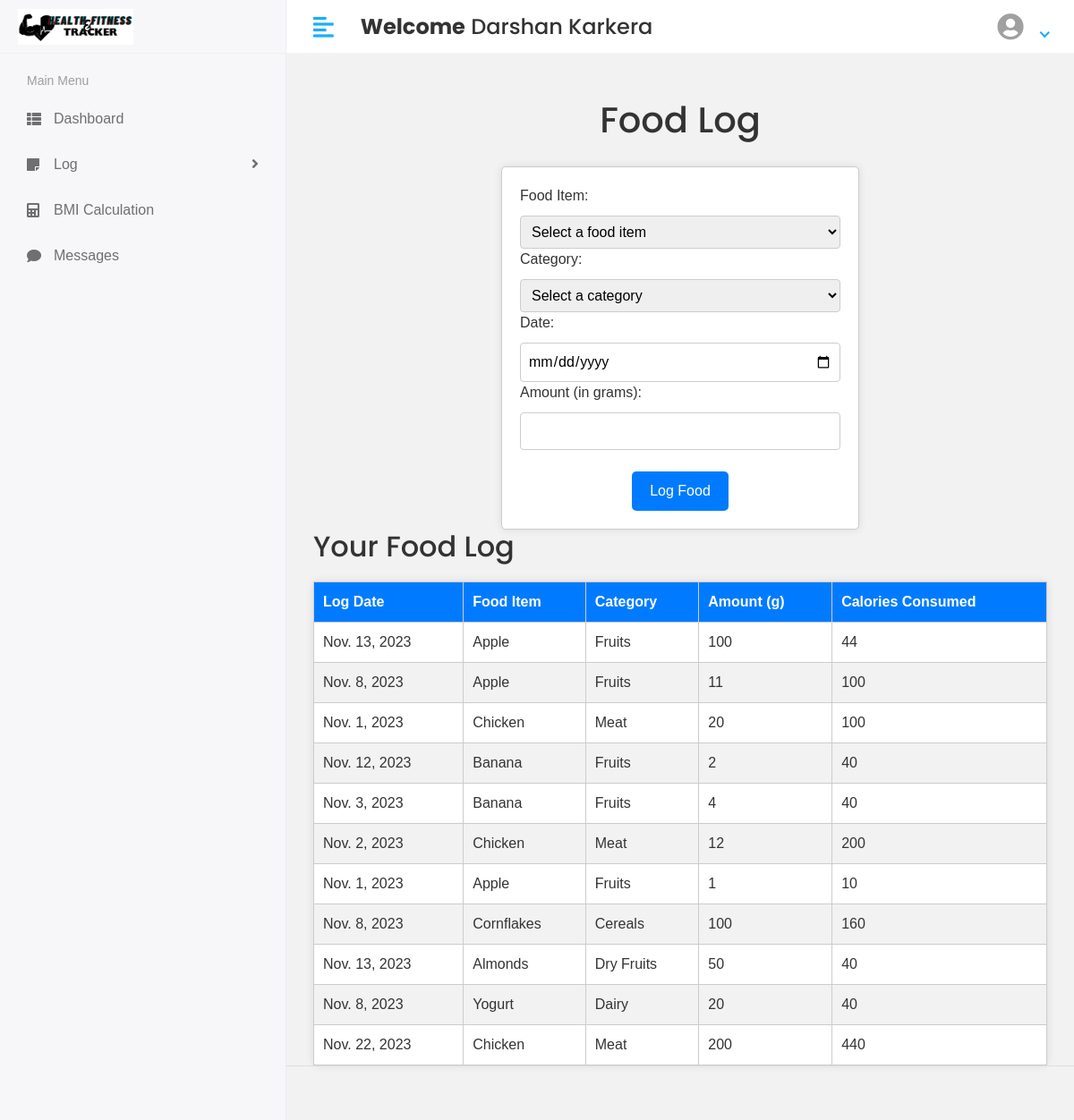
Before: /User/log/food_log (signed in) with the older database file.
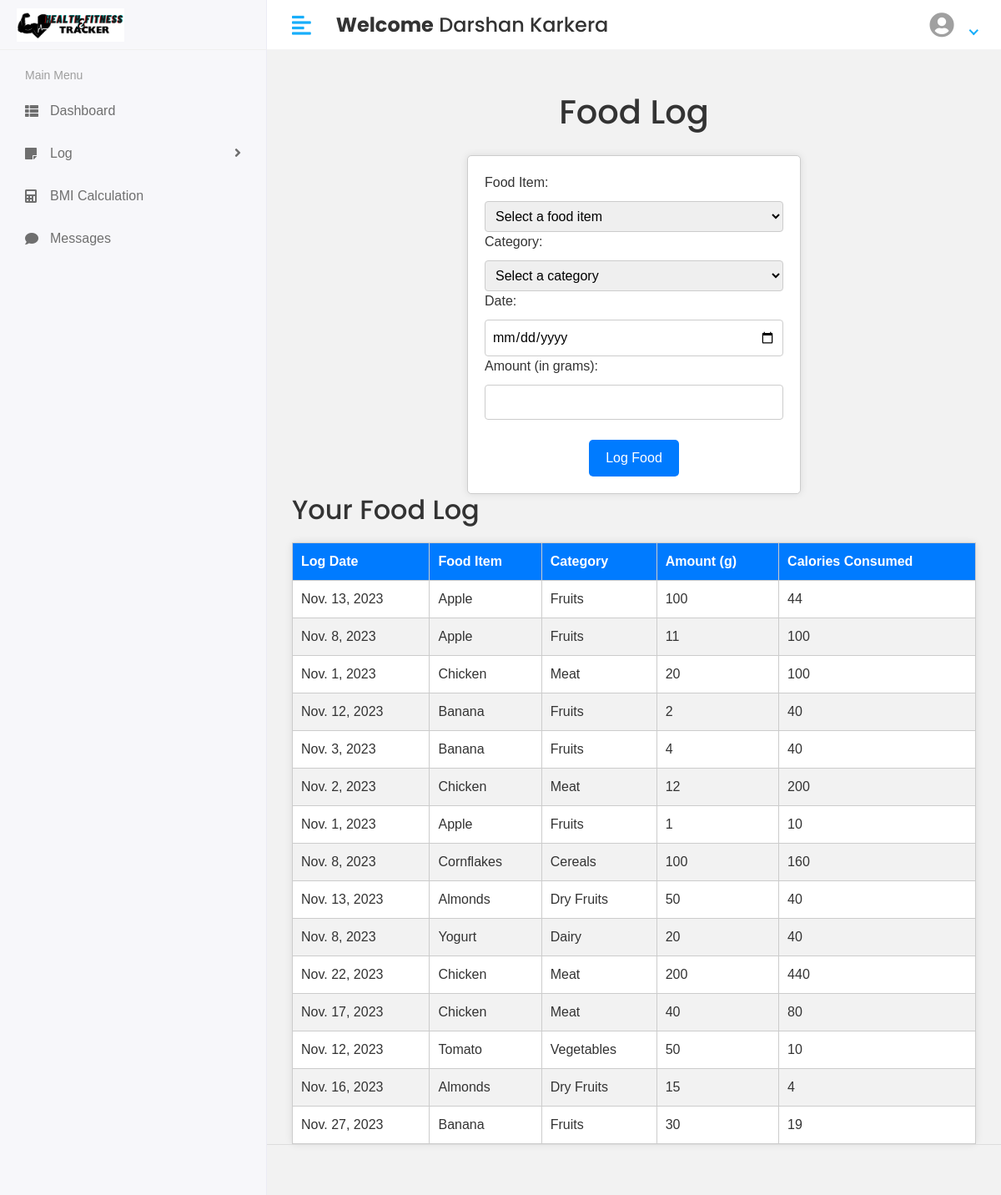
After: the same page with the newer database file.
### app/models.py (models this page shows, shortened)
class CustomUser(AbstractUser):
    USER = (
        ('1', 'USER'),
        ('2', 'TRAINER'),
        ('3', 'ADMIN')
    )
    user_type = models.CharField(choices=USER, max_length=50, default=1)

class FoodLog(models.Model):
    user = models.ForeignKey('CustomUser', on_delete=models.CASCADE)
    food = models.ForeignKey(FoodItem, on_delete=models.CASCADE)
    category = models.ForeignKey(FoodCategory, on_delete=models.CASCADE, null=True, blank=True)
    log_date = models.DateField()
    amount_g = models.PositiveIntegerField()
    calories_consumed = models.PositiveIntegerField()

class FoodItem(models.Model):
    name = models.CharField(max_length=100)
    category = models.ForeignKey(FoodCategory, on_delete=models.CASCADE)
    calories = models.PositiveIntegerField()

class FoodCategory(models.Model):
    category_name = models.CharField(max_length=100)

### health_and_fitness_tracker/user_views.py (the view)
# urls.py: path('User/log/food_log', user_views.FOOD_LOG, name='food_log'),
@login_required(login_url='/')
def FOOD_LOG(request):
    food = FoodLog.objects.all()
    categories = FoodCategory.objects.all()
    food_item = FoodItem.objects.all()
    return render(request, 'User/food_log.html', {
        "food": food,
        "categories": categories,
        "food_item": food_item
    })

### template/User/food_log.html (shortened to what this page needs)
{% extends "base.html" %}
{% load static %}
{% block content %}
    <h1>Food Log</h1>
    <form method="post" action="{% url 'log_food' %}">
        <label for="food">Food Item:</label>
            <select name="food" id="id_food" required>
                <option value="" disabled selected>Select a food item</option>
            </select>
     <label for="category">Category:</label>
        <select name="category" id="id_category" required>
            <option value="" disabled selected>Select a category</option>
        </select>
    <label for="log_date">Date:</label>
        <input type="date" id="log_date" name="log_date" required="required">
        <label for="amount_g">Amount (in grams):</label>
        <input type="number" id="amount_g" name="amount_g" min="0" step="1">
        <br><br>
        <button type="submit">Log Food</button>
    </form>
    <h2>Your Food Log</h2>
    <table>
        <thead>
            <tr>
                <th>Log Date</th>
                <th>Food Item</th>
                <th>Category</th>
                <th>Amount (g)</th>
                <th>Calories Consumed</th>
            </tr>
        </thead>
        <tbody>
            {% for log in food %}
                <tr>
                    <td>{{ log.log_date }}</td>
                    <td>{{ log.food.name }}</td>
                    <td>{{ log.category.category_name }}</td>
                    <td>{{ log.amount_g }}</td>
                    <td>{{ log.calories_consumed }}</td>
                </tr>
            {% endfor %}
        </tbody>
    </table>
{% endblock %}

### template/base.html (shortened to what this page needs)
<!DOCTYPE html>
<html lang="en">
{% load static %}
   <head>
      <link rel="stylesheet" href="{% static 'assets/plugins/bootstrap/css/bootstrap.min.css' %}">
      <link rel="stylesheet" href="{% static 'assets/plugins/fontawesome/css/fontawesome.min.css' %}">
      <link rel="stylesheet" href="{% static 'assets/plugins/fontawesome/css/all.min.css' %}">
      <link rel="stylesheet" href="{% static 'assets/css/style.css' %}">
   </head>
   <body>
   <div class="main-wrapper">
      {% include 'includes/header.html' %}
         {% include 'includes/sidebar.html' %}
      <div class="page-wrapper">
         <div class="content container-fluid">
            {% block content %}
            {% endblock %}
            </div>
         {% include 'includes/footer.html' %}
      </div>
   </div>
   </body>
</html>

### template/includes/header.html (shortened to what this page needs)
{% load static %}
<div class="header">
            <div class="header-left">
               <a href="index.html" class="logo">
               <img src="{% static 'assets/img/TRACKERlogo.png' %}" alt="Logo">
               </a>
            </div>
            <a href="javascript:void(0);" id="toggle_btn">
            <i class="fas fa-align-left"></i>
            </a>
            <div class="top-nav-search mt-3">
               <h4><strong>Welcome</strong>&nbsp;<span>{{user.first_name}} {{ user.last_name }}</span>&nbsp;</h4>
            </div>
            <ul class="nav user-menu">
               <li class="nav-item dropdown has-arrow">
                  <a href="#" class="dropdown-toggle nav-link" data-toggle="dropdown">
                  <span class="user-img" ><i class="fa fa-user-circle" style="font-size:30px;padding:15px 8px 0 0;"></i></span>
                  </a>
               </li>
            </ul>
         </div>

### template/includes/sidebar.html (shortened to what this page needs)
{% load static %}
<div class="sidebar" id="sidebar">
            <div class="sidebar-inner slimscroll">
               <div id="sidebar-menu" class="sidebar-menu">
                  <ul>
                     <li class="menu-title">
                        <span>Main Menu</span>
                     </li>
                     <li>
                        <a href="{% url 'dashboard' %}"><i class="fa fa-th-list"></i> <span>Dashboard</span></a>
                     </li>
                     <li class="submenu">
                        <a href="#"><i class="fa fa-sticky-note"></i> <span> Log</span> <span class="menu-arrow"></span></a>
                     </li>
                     <li>
                        <a href="{% url 'bmi_log' %}"><i class="fa fa-calculator"></i> <span>BMI Calculation</span></a>
                     </li>
                     <li>
                        <a href="event.html"><i class="fas fa-comment"></i> <span>Messages</span></a>
                     </li>
                  </ul>
               </div>
            </div>
         </div>

### template/includes/footer.html
<footer>
            </footer>

### static/assets/css/style.css (style rules this page uses)
html { height: 100%; }
body { background-color: #fff; color: #333; font-family: 'Poppins', sans-serif; font-size: 1rem; height: 100%; line-height: 1.5; overflow-x: hidden; }
h1, h2, h3, h4, h5, h6 { font-family: 'Poppins', sans-serif; margin-top: 0; }
a { color: #009ce7; }
input, button, a { transition: all 0.4s ease; -moz-transition: all 0.4s ease; -o-transition: all 0.4s ease; -ms-transition: all 0.4s ease; -webkit-transition: all 0.4s ease; }
input, input:focus, button, button:focus { outline: none; }
ul, ol { padding: 0px; list-style: none; }
.header { background-color: #fff; border-bottom: 1px solid #f3f3f4; left: 0; position: fixed; right: 0; top: 0; z-index: 1001; height: 60px; }
.header .header-left { float: left; height: 60px; padding: 0 20px; position: relative; width: 320px; z-index: 1; transition: all 0.2s ease-in-out; background-color: #f7f7fa; border-bottom: 1px solid #efefef; border-right: 1px solid #ececf5; display: flex; align-items: center; }
.header .header-left .logo { display: inline-block; line-height: 60px; }
.header .header-left .logo img { max-height: 40px; width: auto; }
.header .dropdown-toggle:after { display: none; }
.header .has-arrow .dropdown-toggle:after { border-top: 0; border-left: 0; border-bottom: 2px solid #18aefa; border-right: 2px solid #18aefa; content: ''; height: 8px; display: inline-block; pointer-events: none; -webkit-transform-origin: 66% 66%; -ms-transform-origin: 66% 66%; transform-origin: 66% 66%; -webkit-transform: rotate(45deg); -ms-transform: rotate(45deg); transform: rotate(45deg); -webkit-transition: all 0.15s ease-in-out; transition: all 0.15s ease-in-out; width: 8px; vertical-align: 0px; }
.user-menu { float: right; margin: 0; position: relative; z-index: 99; padding-right: 15px; }
.user-menu.nav > li > a { color: #a0a0a0; font-size: 14px; line-height: 58px; padding: 0 15px; height: 60px; }
.user-img { margin-right: 3px; position: relative; }
.menu-title { color: #a3a3a3; display: block; font-size: 14px; margin-bottom: 5px; padding: 0 25px; }
.top-nav-search { float: left; margin-left: 15px; }
footer { padding: 1.875rem 1.875rem; border-top: 1px solid #ddd; }
.sidebar { background-color: #f7f7fa; border-right: 1px solid #ececf5; bottom: 0; left: 0; margin-top: 0; position: fixed; top: 60px; transition: all 0.2s ease-in-out 0s; width: 320px; z-index: 1001; }
.sidebar-inner { height: 100%; min-height: 100%; transition: all 0.2s ease-in-out 0s; }
.sidebar-menu { padding: 15px; }
.sidebar-menu ul { font-size: 15px; list-style-type: none; margin: 0; padding: 0; position: relative; }
.sidebar-menu li a { color: #6f6f6f; display: block; font-size: 16px; height: auto; padding: 0 20px; }
.menu-title { color: #9e9e9e; display: flex; font-size: 14px; opacity: 1; padding: 5px 15px; white-space: nowrap; }
.sidebar .sidebar-menu > ul > li > a span { transition: all 0.2s ease-in-out 0s; display: inline-block; margin-left: 10px; white-space: nowrap; }
.sidebar-menu > ul > li { margin-bottom: 3px; position: relative; }
.sidebar-menu > ul > li:last-child { margin-bottom: 0; }
.sidebar-menu .menu-arrow { -webkit-transition: -webkit-transform 0.15s; -o-transition: -o-transform 0.15s; transition: transform .15s; position: absolute; right: 15px; display: inline-block; font-family: "Font Awesome 5 Free"; font-weight: 900; text-rendering: auto; line-height: 40px; font-size: 16px; -webkit-font-smoothing: antialiased; -moz-osx-font-smoothing: grayscale; -webkit-transform: translate(0, 0); -ms-transform: translate(0, 0); -o-transform: translate(0, 0); transform: translate(0, 0); line-height: 18px; top: 14px; }
.sidebar-menu .menu-arrow:before { content: "\f105"; }
.sidebar-menu > ul > li > a { align-items: center; display: flex; justify-content: flex-start; padding: 12px 15px; position: relative; transition: all 0.2s ease-in-out 0s; }
.sidebar-menu ul li a i { display: inline-block; font-size: 16px; line-height: 24px; text-align: left; vertical-align: middle; width: 20px; transition: all 0.2s ease-in-out 0s; }
.main-wrapper { width: 100%; height: 100vh; min-height: 100vh; }
.page-wrapper { margin-left: 320px; padding-top: 60px; position: relative; transition: all 0.4s ease; }
.page-wrapper > .content { padding: 1.875rem 1.875rem 0; }
@media (min-width: 992px) { #toggle_btn { align-items: center; color: #18aefa; display: inline-flex; float: left; font-size: 26px; height: 60px; justify-content: center; margin-left: 15px; padding: 0 15px; } }

Changed rows visible on the page:
added FoodLog: log_date "Nov. 17, 2023", food.name "Chicken", category.category_name "Meat", amount_g "40", calories_consumed "80"
added FoodLog: log_date "Nov. 12, 2023", food.name "Tomato", category.category_name "Vegetables", amount_g "50", calories_consumed "10"
added FoodLog: log_date "Nov. 16, 2023", food.name "Almonds", category.category_name "Dry Fruits", amount_g "15", calories_consumed "4"
added FoodLog: log_date "Nov. 27, 2023", food.name "Banana", category.category_name "Fruits", amount_g "30", calories_consumed "19"
